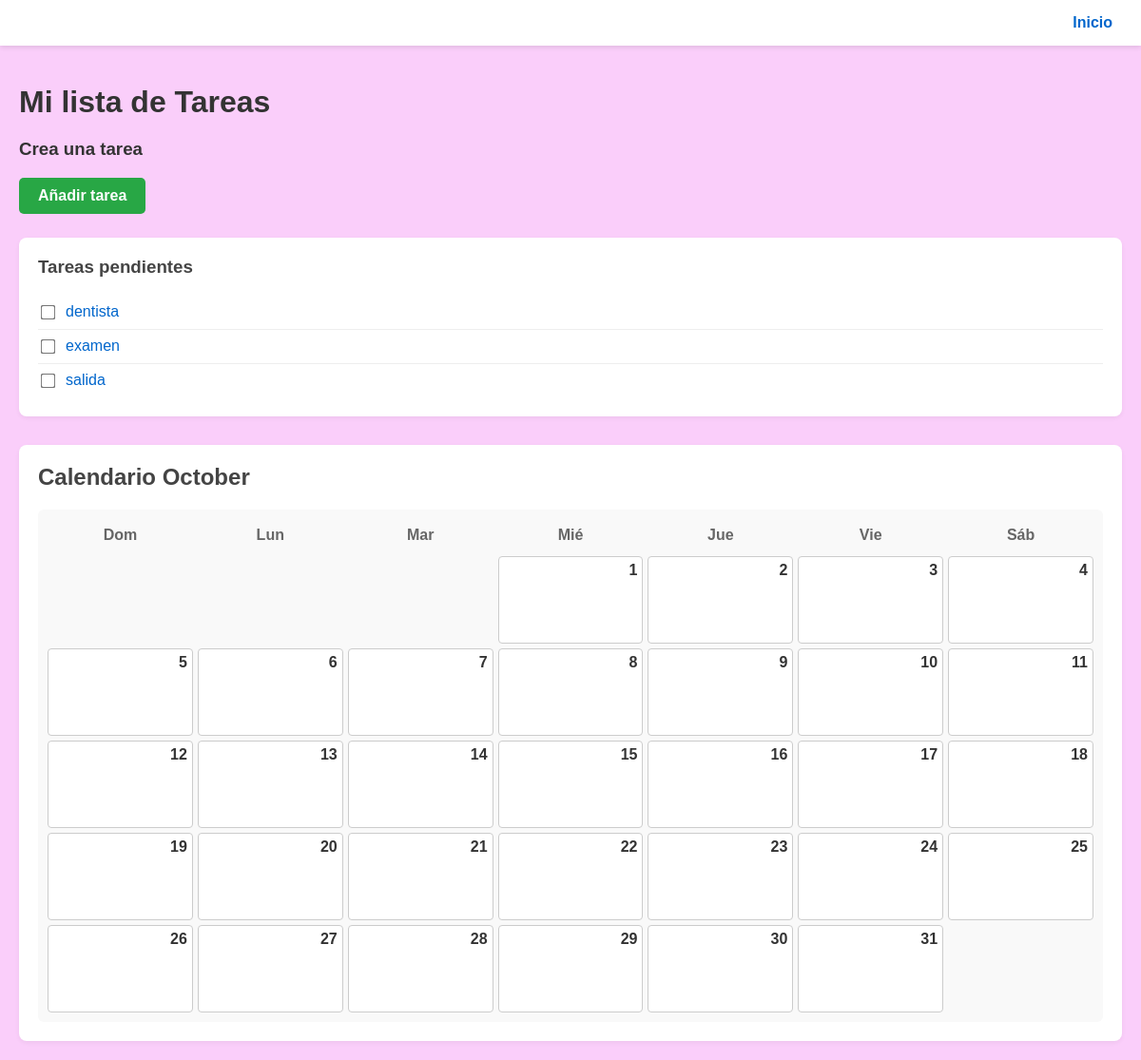
/main/, run on the app's committed database.
### mis_tareas/models.py (models this page shows)
class Tareas(models.Model):
    nombre_tarea = models.CharField(max_length=200)
    descripcion = models.TextField(blank=True, null=True)
    fecha_creacion = models.DateTimeField(auto_now_add=True)
    fecha_vencimiento = models.DateField()
    usuario = models.ForeignKey('Usuarios', on_delete=models.PROTECT, null=True, blank=True)
    estado = models.ForeignKey('Estados', on_delete=models.PROTECT)
    def __str__(self):
        return f"{self.nombre_tarea}"

### mis_tareas/views.py (the view)
# urls.py: path('main/', views.main, name='main'),
def main(request):
    ahora = datetime.now()
    anio = int(ahora.year)
    mes = int(ahora.month)
    cal_data = calendar.monthcalendar(anio, mes)
    nombre_mes = calendar.month_name[mes]
    tarea = Tareas.objects.all()
    context = {
    'tarea': tarea,
    'calendar_matrix': cal_data,
    'mes_actual': nombre_mes,
    'anio_actual': anio,
    }
    return render(request, 'mis_tareas/main.html', context)

### mis_tareas/templates/mis_tareas/main.html (shortened to what this page needs)
{% extends 'mis_tareas/master.html' %}
{% block content %}
<div class="tareas-container">
    <h1>Mi lista de Tareas</h1>
    <div class="seccion-crear">
        <h3>Crea una tarea</h3>
        <a href="/añadir" class="btn-añadir">Añadir tarea</a>
    </div>
    <div class="tarea">
        <h3>Tareas pendientes</h3>
        <ul>
        {% for x in tarea %}
            <li>
                <input type="checkbox" id="tarea-{{ forloop.counter }}" name="tarea">
                <a href="{% url "editar" x.id %}" >{{ x }}
                </a>
            </li>
        {% empty %}
            <p>No hay tareas pendientes actualmente.</p>
        {% endfor %}
        </ul>
    </div>
    <div class="calendario">
    <h2>Calendario {{ mes_actual }}</h2>
    <div class="grid-calendario">
        <span>Dom</span><span>Lun</span><span>Mar</span><span>Mié</span><span>Jue</span><span>Vie</span><span>Sáb</span>
        {% for semana in calendar_matrix %}
            {% for dia in semana %}
                {% if dia == 0 %}
                    <span class="dia vacio"></span>
                {% else %}
                    <div class="dia-celda" style="padding: 5px; border: 1px solid #ccc; min-height: 80px; display: flex; flex-direction: column; background-color: #ffffff; text-align: left;">
                        <a href="/añadir?fecha={{ anio_actual }}-{{ mes_actual|stringformat:'02d' }}-{{ dia|stringformat:'02d' }}" class="dia-numero" style="font-weight: bold; text-decoration: none; text-align: right; color: #333;">
                            {{ dia }}
                        </a>
                    </div>
                {% endif %}
            {% endfor %}
        {% endfor %}
    </div>
</div>
{% endblock %}

### mis_tareas/static/mis_tareas/style.css (style rules this page uses)
body { font-family: Arial, Helvetica, sans-serif; background-color: #facefa; margin: 0; padding: 0; color: #333333; }
.tareas-container { padding: 20px; }
.tareas-container h1 { color: #333333; margin-bottom: 20px; }
.seccion-crear { margin-bottom: 25px; }
.btn-añadir { display: inline-block; background-color: #28a745; color: white; padding: 10px 20px; border-radius: 5px; text-decoration: none; font-weight: bold; transition: background-color 0.2s ease; }
.tarea { background-color: #ffffff; padding: 20px; border-radius: 8px; box-shadow: 0 2px 5px rgba(0, 0, 0, 0.05); margin-bottom: 30px; }
.tarea h3 { margin-top: 0; color: #444444; }
.tarea ul { list-style: none; padding: 0; margin: 0; }
.tarea li { padding: 8px 0; border-bottom: 1px solid #eeeeee; display: flex; align-items: center; }
.tarea li:last-child { border-bottom: none; }
.tarea input[type="checkbox"] { margin-right: 12px; transform: scale(1.2); }
.tarea a { text-decoration: none; color: #0066cc; font-weight: 500; }
.calendario { background-color: #ffffff; padding: 20px; border-radius: 8px; box-shadow: 0 2px 5px rgba(0, 0, 0, 0.05); }
.calendario h2 { margin-top: 0; color: #444444; }
.grid-calendario { display: grid; margin-top: 15px; background-color: #f9f9f9; padding: 10px; border-radius: 6px; grid-template-columns: repeat(7, 1fr); gap: 5px; text-align: center; }
.grid-calendario span { font-weight: bold; color: #666666; padding: 8px 0; }
.grid-calendario .vacio { background-color: transparent; border: none; }
.grid-calendario { display: grid; grid-template-columns: repeat(7, 1fr); gap: 5px; text-align: center; }
.grid-calendario .dia-celda { background-color: #ffffff; border-radius: 4px; transition: border-color 0.2s ease; }

### data on the page
Tareas: nombre_tarea "dentista"
Tareas: nombre_tarea "examen"
Tareas: nombre_tarea "salida"

### other printed values
{{ dia }} "1" "2" "3" "4" "5" "6" "7" "8" "9" "10" "11" "12" "13" "14" "15" "16" "17" "18" "19" "20" "21" "22" "23" "24" "25" "26" "27" "28" "29" "30" "31"
